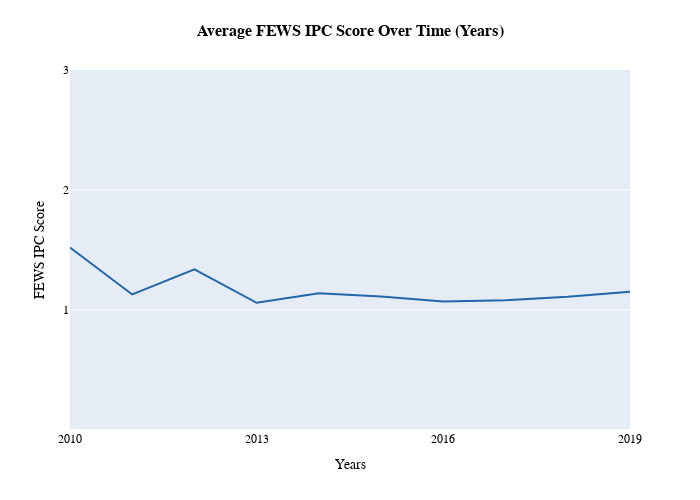

Notebook source saved alongside this figure:
### Markdown cell above
**Temporal Analysis**

* Examine temporal distribution over annual averages & monthly averages
* Check heatmap by admin food crises means to examine effects
* Check temporal dependencies: ACF, PACF

### Code cell
#### TEMPORAL ANALYSIS ####
# Look at the mean few_ipc across country over time (in years)
q = year_m.mean(axis=0)

fig = go.Figure()
fig.add_trace(go.Scatter(x=years, y=q, mode='lines', marker_color = 'rgb(33,102,172)'))
fig.update_xaxes(title= 'Years', tickvals = [2010, 2013, 2016, 2019], showticklabels=True, visible=True, showgrid=False)
fig.update_yaxes(title= 'FEWS IPC Score', range = [0, 3], tickvals = [1, 2, 3], showticklabels=True, visible=True, showgrid=True)
fig.update_layout(title =
                  {'text': '<b>Average FEWS IPC Score Over Time (Years)</b>',
                   'font': {'size':16, 'family':'Arial', 'color': 'black'},
                   'xanchor':'center',
                   'x': 0.5,
                   'y': 0.95 },
                  font_family= 'Arial',
                  font_color='black',
                  width = 700, height = 500,
                  margin = dict(t=70,r=70,b=70,l=70))
fig.write_image('Images/trends_year.png')
fig.show()

### Figure 1 — Plotly figure (JSON) as saved in the notebook; plotly's stock layout.template omitted (floating-point values rounded to 4 significant figures)
{"data": [{"marker": {"color": "rgb(33,102,172)"}, "mode": "lines", "type": "scatter", "x": [2010, 2011, 2012, 2013, 2014, 2015, 2016, 2017, 2018, 2019], "y": [1.52, 1.13, 1.34, 1.06, 1.14, 1.113, 1.072, 1.08, 1.11, 1.153]}], "layout": {"font": {"color": "black", "family": "Arial"}, "height": 500, "margin": {"b": 70, "l": 70, "r": 70, "t": 70}, "title": {"font": {"color": "black", "family": "Arial", "size": 16}, "text": "<b>Average FEWS IPC Score Over Time (Years)</b>", "x": 0.5, "xanchor": "center", "y": 0.95}, "width": 700, "xaxis": {"showgrid": false, "showticklabels": true, "tickvals": [2010, 2013, 2016, 2019], "title": {"text": "Years"}, "visible": true}, "yaxis": {"range": [0, 3], "showgrid": true, "showticklabels": true, "tickvals": [1, 2, 3], "title": {"text": "FEWS IPC Score"}, "visible": true}}}
